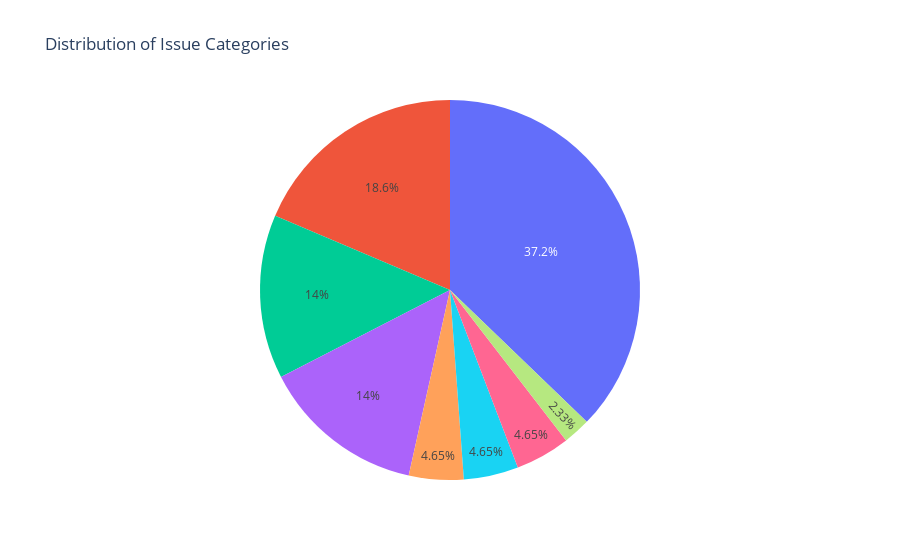

Here is the notebook cell this chart was saved with:
### Markdown cell above
### We can also use <span style="color:turquoise;">PLOTLY</span> to visualize the data

### Code cell
# Create a pie chart using Plotly
import plotly.express as px
import pandas

labels = list(category_counts.keys())
values = list(category_counts.values())
fig = px.pie(labels=labels, values=values, title='Distribution of Issue Categories')
#fig.update_layout(renderer="notebook")
fig.write_html('plotly_chart.html')
fig.show()

### Figure 1 — Plotly figure (JSON) as saved in the notebook; plotly's stock layout.template omitted (floating-point values rounded to 4 significant figures)
{"data": [{"domain": {"x": [0, 1], "y": [0, 1]}, "hovertemplate": "value=%{value}<extra></extra>", "legendgroup": "", "name": "", "showlegend": false, "type": "pie", "values": [16, 6, 2, 8, 6, 2, 2, 1]}], "layout": {"legend": {"tracegroupgap": 0}, "title": {"text": "Distribution of Issue Categories"}}}
